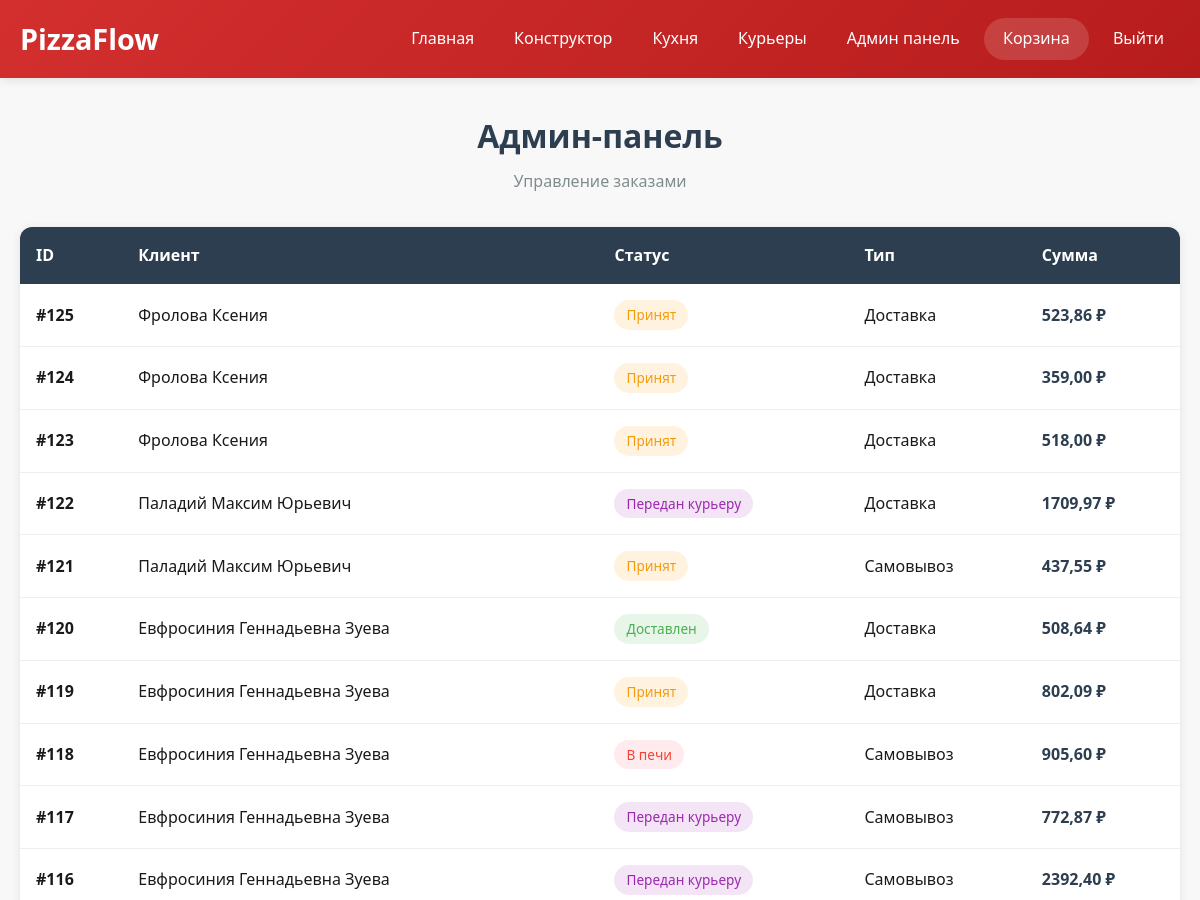
/admin-dashboard/ (signed in, upper part), run on an earlier commit of the app's database.
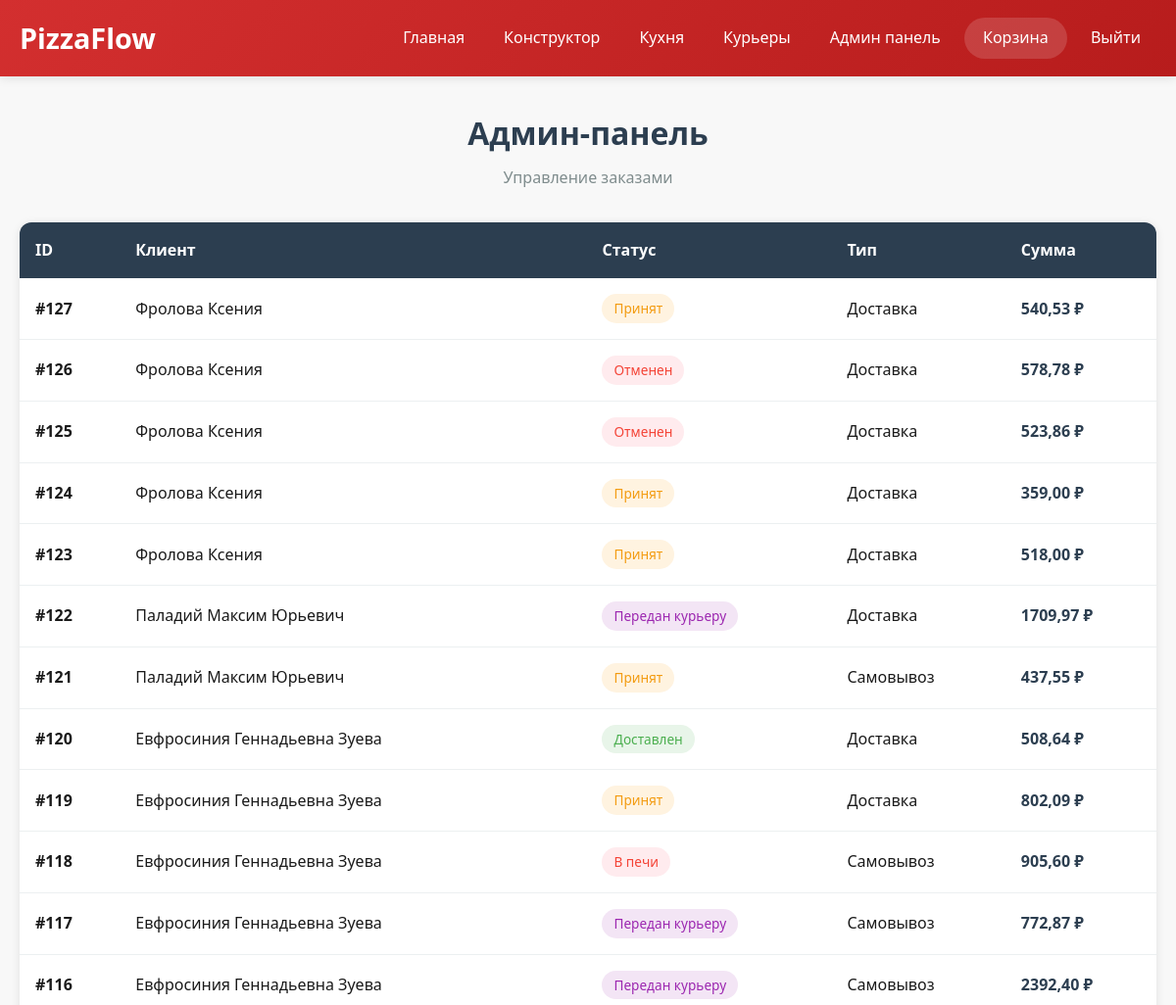
And on a later commit of the database.
### pizza/models.py (models this page shows, shortened)
class Order(models.Model):
    STATUS_CHOICES = [
        ('Принят', 'Принят'),
        ('Готовится', 'Готовится'),
        ('В печи', 'В печи'),
        ('Передан курьеру', 'Передан курьеру'),
        ('Доставлен', 'Доставлен'),
        ('Отменен', 'Отменен'),
    ]
    STATUS_FOR_DELIVERY = ['Принят', 'Готовится', 'В печи', 'Передан курьеру', 'Доставлен']
    STATUS_FOR_PICKUP = ['Принят', 'Готовится', 'В печи', 'Доставлен']
    order_id = models.AutoField(primary_key=True)
    client = models.ForeignKey(Client, on_delete=models.CASCADE)
    courier = models.ForeignKey('Courier', on_delete=models.SET_NULL, null=True, blank=True)
    status = models.CharField(max_length=50, choices=STATUS_CHOICES, default='Принят')
    delivery_type = models.CharField(max_length=20, choices=[('delivery', 'Доставка'), ('pickup', 'Самовывоз')])
    amount = models.FloatField()
    address = models.CharField(max_length=255, blank=True)
    created_at = models.DateTimeField(default=timezone.now)
    updated_at = models.DateTimeField(auto_now=True)

class Client(models.Model):
    client_id = models.AutoField(primary_key=True)
    name = models.CharField(max_length=100)
    email = models.EmailField(unique=True)
    phone = models.CharField(max_length=20, blank=True)
    password = models.CharField(max_length=255)
    registration_date = models.DateTimeField(default=timezone.now)
    is_active = models.BooleanField(default=True)
    loyalty_points = models.IntegerField(default=0)

### pizza/views.py (the view)
# urls.py: path('admin-dashboard/', views.admin_dashboard, name='admin_dashboard'),
def admin_dashboard(request):
    if request.session.get('role') != 'admin':
        request.session.flush()
        return redirect('admin_login')
    orders = Order.objects.all().order_by('-created_at')
    ingredients = Ingredient.objects.all()
    clients = Client.objects.all()
    couriers = Courier.objects.all()
    context = {
        'orders': orders,
        'ingredients': ingredients,
        'clients': clients,
        'couriers': couriers,
        'total_orders': orders.count(),
        'total_clients': clients.count(),
        'total_revenue': sum(o.amount for o in orders if o.status == 'Доставлен')
    }
    return render(request, 'admin_dashboard.html', context)

### pizza/context_processors.py (called while the page is built)
def cart_count(request):
    cart = request.session.get('cart', {})
    count = sum(item.get('quantity', 1) for item in cart.values())
    return {'cart_count': count}

### templates/admin_dashboard.html (shortened to what this page needs)
{% extends 'base.html' %}
{% block content %}
<div class="orders-container">
    <div class="orders-header">
        <h1>Админ-панель</h1>
        <p>Управление заказами</p>
    </div>
    <div class="orders-table">
        <table>
            <thead>
                <tr>
                    <th>ID</th>
                    <th>Клиент</th>
                    <th>Статус</th>
                    <th>Тип</th>
                    <th>Сумма</th>
                </tr>
            </thead>
            <tbody>
                {% for order in orders %}
                <tr>
                    <td><strong>#{{ order.order_id }}</strong></td>
                    <td>{{ order.client.name }}</td>
                    <td>
                        {% if order.status == 'Принят' %}
                            <span class="status-badge status-accepted">Принят</span>
                        {% elif order.status == 'Готовится' %}
                            <span class="status-badge status-cooking">Готовится</span>
                        {% elif order.status == 'В печи' %}
                            <span class="status-badge status-oven">В печи</span>
                        {% elif order.status == 'Передан курьеру' %}
                            <span class="status-badge status-delivery">Передан курьеру</span>
                        {% elif order.status == 'Доставлен' %}
                            <span class="status-badge status-delivered">Доставлен</span>
                        {% elif order.status == 'Отменен' %}
                            <span class="status-badge status-cancelled">Отменен</span>
                        {% else %}
                            <span class="status-badge">{{ order.status }}</span>
                        {% endif %}
                    </td>
                    <td>
                        {% if order.delivery_type == 'delivery' %}
                            Доставка
                        {% else %}
                            Самовывоз
                        {% endif %}
                    </td>
                    <td class="order-amount">{{ order.amount|floatformat:2 }} ₽</td>
                </tr>
                {% endfor %}
            </tbody>
        </table>
    </div>
</div>
{% endblock %}

What changed in the data, as far as the page shows it:
added Order: order_id "127", client.name "Фролова Ксения", status "Принят", delivery_type "Доставка", amount "540,53"
added Order: order_id "126", client.name "Фролова Ксения", status "Отменен", delivery_type "Доставка", amount "578,78"
changed Order id 125: status "Принят" → "Отменен"
